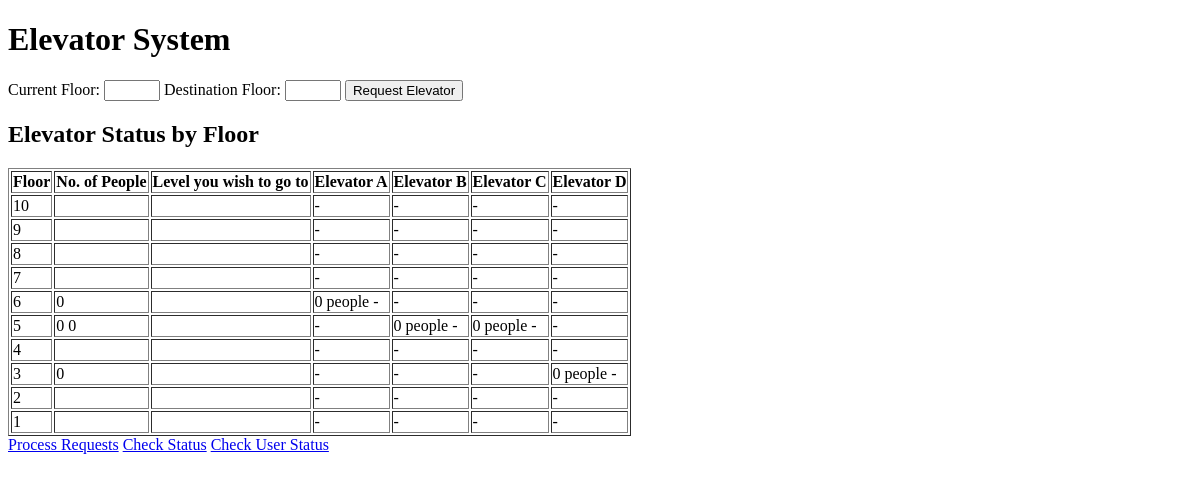
Before: / with the older database file.
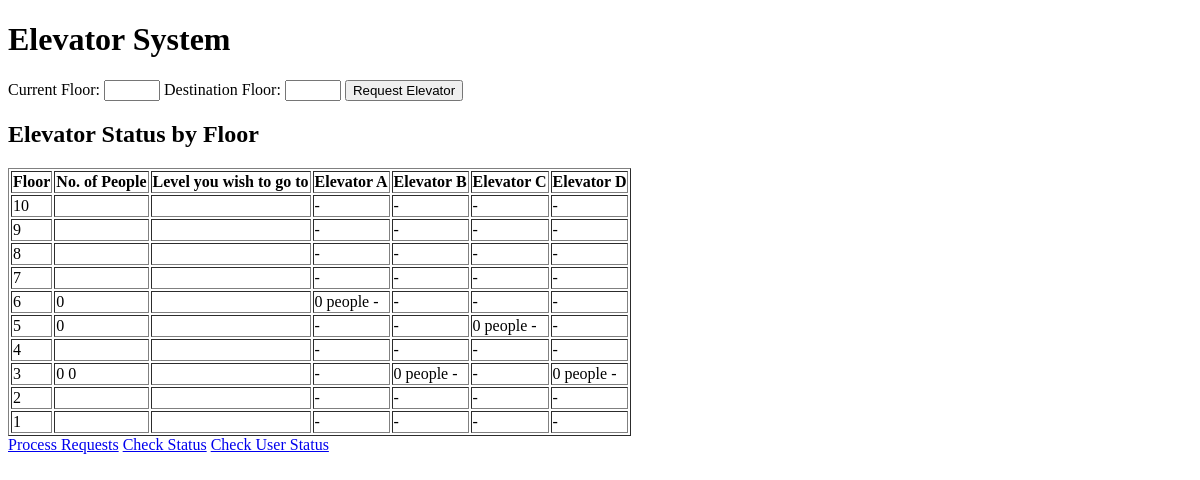
After: the same page with the newer database file.
### models.py (models this page shows)
class Elevator(db.Model):
    id = db.Column(db.Integer, primary_key=True)
    elevator_id = db.Column(db.String(1), unique=True, nullable=False)
    current_floor = db.Column(db.Integer, default=1)
    people_count = db.Column(db.Integer, default=0)
    direction = db.Column(db.String(1), default='-')

### app.py (the view)
@app.route('/')
def index():
    elevators = Elevator.query.all()
    return render_template('new_index.html', elevators=elevators)

### templates/new_index.html (shortened to what this page needs)
<!DOCTYPE html>
<html lang="en">
<head>
</head>
<body>
    <h1>Elevator System</h1>
    <form action="{{ url_for('request_elevator') }}" method="post">
        <label for="current_floor">Current Floor:</label>
        <input type="number" id="current_floor" name="current_floor" min="1" max="10" required>
        <label for="destination_floor">Destination Floor:</label>
        <input type="number" id="destination_floor" name="destination_floor" min="1" max="10" required>
        <button type="submit">Request Elevator</button>
    </form>
    <h2>Elevator Status by Floor</h2>
    <table border="1">
        <thead>
            <tr>
                <th>Floor</th>
                <th>No. of People</th>
                <th>Level you wish to go to</th>
                <th>Elevator A</th>
                <th>Elevator B</th>
                <th>Elevator C</th>
                <th>Elevator D</th>
            </tr>
        </thead>
        <tbody>
            {% for floor in range(10, 0, -1) %}
            <tr>
                <td>{{ floor }}</td>
                <td>
                    {% for elevator in elevators %}
                        {% if elevator.current_floor == floor %}
                            {{ elevator.people_count }}
                        {% endif %}
                    {% endfor %}
                </td>
                <td>
                </td>
                {% for elevator in elevators %}
                <td>
                    {% if elevator.current_floor == floor %}
                        {{ elevator.people_count }} people
                        {% if elevator.direction == '^' %}
                            ^
                        {% elif elevator.direction == 'V' %}
                            \/
                        {% else %}
                            -
                        {% endif %}
                    {% else %}
                        -
                    {% endif %}
                </td>
                {% endfor %}
            </tr>
            {% endfor %}
        </tbody>
    </table>
    <a href="{{ url_for('process_requests') }}">Process Requests</a>
    <a href="{{ url_for('status') }}">Check Status</a>
    <a href="{{ url_for('user_status') }}">Check User Status</a>
</body>
</html>

Changed rows visible on the page:
changed Elevator (number 2 of 4 on the later page): moves from the list under "5" to the list under "3"
Other visible differences:
list line gone: "0 people -"
new list line: "0 people -"
